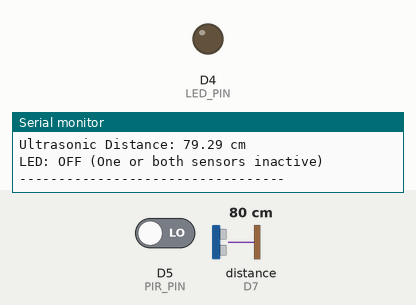
The sketch below on a simulated ESP8266 (NodeMCU). On the bench: output pins drawn as LEDs (lit = HIGH), the last lines printed to the serial monitor. Wiring (inferred from the names in the program): ultrasonic range finder: trigger D6; echo D7. Inputs (shaded band) come from the test bench; at power-on: D5 (PIR_PIN) LOW, distance to the obstacle (sensor on D7) 80 cm. The echo pulse lasts 58.3 µs per cm; pins used as bus, display or sensor lines are not drawn.

Above: at 2.9 s.
3.0 s: D5 (PIR_PIN) driven HIGH
7.7 s: distance to the obstacle (sensor on D7) set to 56 cm
10.5 s: distance to the obstacle (sensor on D7) set to 48 cm
At 13.4 s:
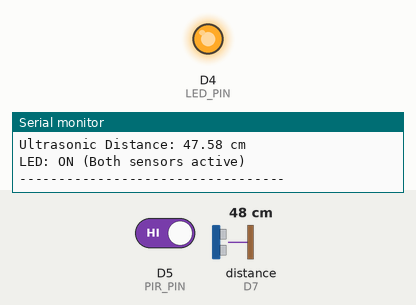
13.9 s: distance to the obstacle (sensor on D7) set to 60 cm
At 15.9 s:
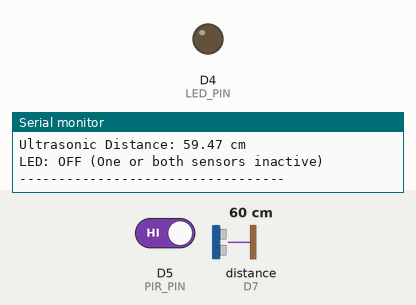
16.7 s: distance to the obstacle (sensor on D7) set to 2 cm
At 19.2 s:
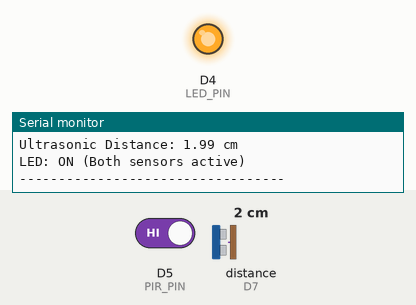
Timing chart, 0 to 20.7 s (numbered marks = the images above; inputs shaded):
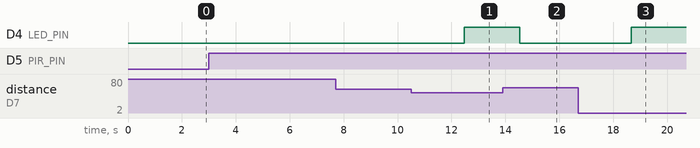

The sketch:

SR_HC501_PIR_AND_ULTRASONIC.ino
```cpp
#define PIR_PIN D5           // PIR output
#define TRIG_PIN D6          // Ultrasonic trigger
#define ECHO_PIN D7          // Ultrasonic echo
#define LED_PIN D4           // LED pin (GPIO2 - onboard LED on many boards)

#define DISTANCE_THRESHOLD 50  // cm, adjust as needed

void setup() {
  Serial.begin(9600);

  pinMode(PIR_PIN, INPUT);
  pinMode(TRIG_PIN, OUTPUT);
  pinMode(ECHO_PIN, INPUT);
  pinMode(LED_PIN, OUTPUT);

  digitalWrite(LED_PIN, LOW); // LED initially OFF

  Serial.println("PIR + Ultrasonic + LED Control");
  Serial.println("----------------------------------");
}

void loop() {
  // --- PIR Sensor ---
  int pirState = digitalRead(PIR_PIN);
  bool motionDetected = (pirState == HIGH);

  if (motionDetected) {
    Serial.println("PIR: Motion detected!");
  } else {
    Serial.println("PIR: No motion");
  }

  // --- Ultrasonic Sensor ---
  long duration;
  float distance;

  // Trigger pulse
  digitalWrite(TRIG_PIN, LOW);
  delayMicroseconds(2);
  digitalWrite(TRIG_PIN, HIGH);
  delayMicroseconds(10);
  digitalWrite(TRIG_PIN, LOW);

  // Read echo time
  duration = pulseIn(ECHO_PIN, HIGH);
  distance = duration * 0.034 / 2;  // in cm

  Serial.print("Ultrasonic Distance: ");
  Serial.print(distance);
  Serial.println(" cm");

  // --- LED Control ---
  if (motionDetected && distance < DISTANCE_THRESHOLD) {
    digitalWrite(LED_PIN, HIGH);  // LED ON
    Serial.println("LED: ON (Both sensors active)");
  } else {
    digitalWrite(LED_PIN, LOW);   // LED OFF
    Serial.println("LED: OFF (One or both sensors inactive)");
  }

  Serial.println("----------------------------------");
  delay(2000); // Delay between readings
}
```

Measured:
- the behaviour switches between 51 and 50 cm on distance to the obstacle (sensor on D7) (found by bisection; images 0 and 1)
- after the input at 10.5 s, D4 (LED_PIN): LOW → HIGH after 2.0 s
- after the input at 13.9 s, D4 (LED_PIN): HIGH → LOW after 0.64 s
- after the input at 16.7 s, D4 (LED_PIN): LOW → HIGH after 2.0 s
